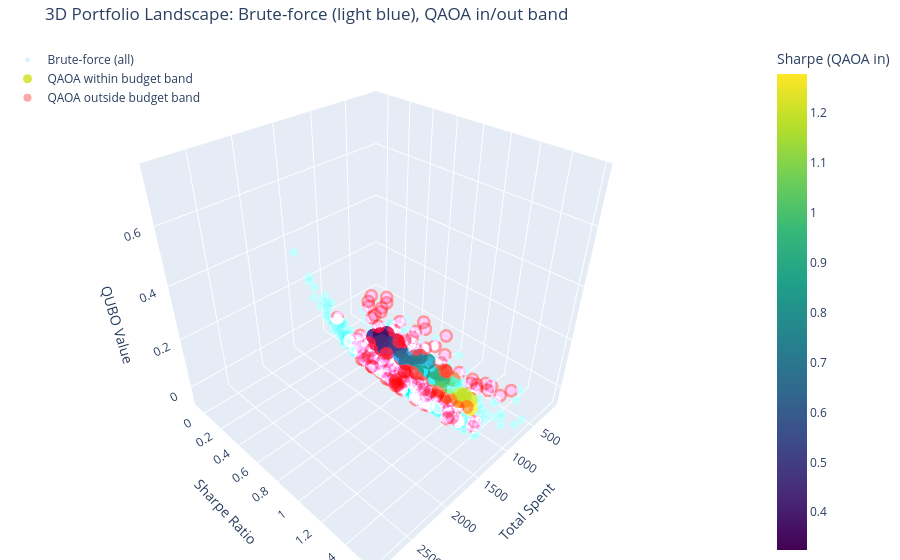

The notebook cell this image was saved under:
### Markdown cell above
#**3D Plot: Qubo value vs budget and sharpe score**

### Code cell
import plotly.graph_objs as go
import numpy as np

# --- Prepare QAOA results grouped by budget band ---
qaoa_in_vols, qaoa_in_rets, qaoa_in_sharpes, qaoa_in_bits = [], [], [], []
qaoa_out_vols, qaoa_out_rets, qaoa_out_sharpes, qaoa_out_bits = [], [], [], []

for bits, freq in counts.items():
    res = eval_portfolio(bits)
    if res is not None:
        port_return, port_vol, sharpe, cost = res
        if band_low <= cost <= band_high:
            qaoa_in_vols.append(port_vol)
            qaoa_in_rets.append(port_return)
            qaoa_in_sharpes.append(sharpe)
            qaoa_in_bits.append(bits)
        else:
            qaoa_out_vols.append(port_vol)
            qaoa_out_rets.append(port_return)
            qaoa_out_sharpes.append(sharpe)
            qaoa_out_bits.append(bits)

# --- Compute "spent" and QUBO values for QAOA ---
qaoa_in_spent = []
qaoa_in_qubo = []
for bits in qaoa_in_bits:
    x = np.array([int(b) for b in bits])
    qaoa_in_spent.append(np.sum(prices * x))
    qaoa_in_qubo.append(qubo_value(x, Q, c))

qaoa_out_spent = []
qaoa_out_qubo = []
for bits in qaoa_out_bits:
    x = np.array([int(b) for b in bits])
    qaoa_out_spent.append(np.sum(prices * x))
    qaoa_out_qubo.append(qubo_value(x, Q, c))

# --- Brute-force portfolios: precomputed (from earlier brute-force block) ---

from itertools import product
all_bf_spent = []
all_bf_sharpes = []
all_bf_qubo = []

for bits in product([0, 1], repeat=num_assets):
    x = np.array(bits)
    if np.sum(x) == 0: continue  # skip empty
    spent = np.sum(prices * x)
    sel_indices = np.where(x == 1)[0]
    w = prices[x == 1] / np.sum(prices[x == 1])
    cov_selected = covariance[np.ix_(sel_indices, sel_indices)]
    port_return = np.sum(w * returns[x == 1])
    port_vol = np.sqrt(w.T @ cov_selected @ w)
    sharpe = port_return / port_vol if port_vol > 0 else 0
    qval = qubo_value(x, Q, c)
    all_bf_spent.append(spent)
    all_bf_sharpes.append(sharpe)
    all_bf_qubo.append(qval)

# --- Prepare Plotly traces ---

# Brute-force: light blue (constant color)
trace_bf = go.Scatter3d(
    x=all_bf_spent,
    y=all_bf_sharpes,
    z=all_bf_qubo,
    mode='markers',
    marker=dict(
        size=5,
        color='rgba(0, 153, 255, 0.19)',  # light blue
        opacity=0.75,
    ),
    name='Brute-force (all)'
)

# QAOA within budget: colored by Sharpe
trace_qaoa_in = go.Scatter3d(
    x=qaoa_in_spent,
    y=qaoa_in_sharpes,
    z=qaoa_in_qubo,
    mode='markers',
    marker=dict(
        size=9,
        color=qaoa_in_sharpes,
        colorscale='Viridis',
        colorbar=dict(title='Sharpe (QAOA in)'),
        opacity=0.85,
    ),
    name='QAOA within budget band',
    text=[f"Spent: {s:.2f}<br>Sharpe: {sh:.2f}<br>QUBO: {q:.2f}"
          for s, sh, q in zip(qaoa_in_spent, qaoa_in_sharpes, qaoa_in_qubo)]
)

# QAOA out-of-budget: constant color (pink)
trace_qaoa_out = go.Scatter3d(
    x=qaoa_out_spent,
    y=qaoa_out_sharpes,
    z=qaoa_out_qubo,
    mode='markers',
    marker=dict(
        size=8,
        color='rgba(255, 0, 0, 0.5)',
        opacity=0.7,
    ),
    name='QAOA outside budget band',
    text=[f"Spent: {s:.2f}<br>Sharpe: {sh:.2f}<br>QUBO: {q:.2f}"
          for s, sh, q in zip(qaoa_out_spent, qaoa_out_sharpes, qaoa_out_qubo)]
)

layout = go.Layout(
    scene=dict(
        xaxis=dict(title='Total Spent'),
        yaxis=dict(title='Sharpe Ratio'),
        zaxis=dict(title='QUBO Value')
    ),
    title='3D Portfolio Landscape: Brute-force (light blue), QAOA in/out band',
    margin=dict(l=0, r=0, b=0, t=40),
    legend=dict(x=0.01, y=0.99)
)

fig = go.Figure(data=[trace_bf, trace_qaoa_in, trace_qaoa_out], layout=layout)
fig.show()

### Figure 1 — Plotly figure (JSON) as saved in the notebook; plotly's stock layout.template omitted (floating-point values rounded to 4 significant figures; data arrays with more than 128 entries replaced by an {"elided": "..."} marker saying what was removed)
{"data": [{"marker": {"color": "rgba(0, 153, 255, 0.19)", "opacity": 0.75, "size": 5}, "mode": "markers", "name": "Brute-force (all)", "type": "scatter3d", "x": {"elided": "1023 float values"}, "y": {"elided": "1023 float values"}, "z": {"elided": "1023 float values"}}, {"marker": {"color": [1.212, 1.191, 1.182, 0.9896, 0.9508, 0.578, 0.7311, 0.7133, 1.279, 1.032, 0.9873, 0.4007, 0.5504, 1.242, 0.8364, 0.5415, 0.6474, 1.114, 1.182, 0.905, 0.4676, 0.4793, 0.788, 0.9398, 0.3305, 0.3244, 0.5064, 0.4974, 1.038, 1.197, 0.9385, 0.6957, 0.3687, 0.7159, 0.4685, 0.5054, 0.8759, 0.4171, 0.4429], "colorbar": {"title": {"text": "Sharpe (QAOA in)"}}, "colorscale": [[0, "#440154"], [0.1111, "#482878"], [0.2222, "#3e4989"], [0.3333, "#31688e"], [0.4444, "#26828e"], [0.5556, "#1f9e89"], [0.6667, "#35b779"], [0.7778, "#6ece58"], [0.8889, "#b5de2b"], [1, "#fde725"]], "opacity": 0.85, "size": 9}, "mode": "markers", "name": "QAOA within budget band", "text": ["Spent: 732.54<br>Sharpe: 1.21<br>QUBO: -0.05", "Spent: 839.97<br>Sharpe: 1.19<br>QUBO: -0.04", "Spent: 890.27<br>Sharpe: 1.18<br>QUBO: -0.04", "Spent: 777.28<br>Sharpe: 0.99<br>QUBO: -0.03", "Spent: 884.71<br>Sharpe: 0.95<br>QUBO: -0.02", "Spent: 751.98<br>Sharpe: 0.58<br>QUBO: -0.03", "Spent: 802.28<br>Sharpe: 0.73<br>QUBO: -0.02", "Spent: 909.71<br>Sharpe: 0.71<br>QUBO: -0.01", "Spent: 882.88<br>Sharpe: 1.28<br>QUBO: -0.04", "Spent: 682.58<br>Sharpe: 1.03<br>QUBO: -0.03", "Spent: 790.01<br>Sharpe: 0.99<br>QUBO: -0.02", "Spent: 672.45<br>Sharpe: 0.40<br>QUBO: -0.03", "Spent: 937.62<br>Sharpe: 0.55<br>QUBO: -0.00", "Spent: 915.35<br>Sharpe: 1.24<br>QUBO: -0.01", "Spent: 955.53<br>Sharpe: 0.84<br>QUBO: -0.01", "Spent: 717.50<br>Sharpe: 0.54<br>QUBO: -0.03", "Spent: 875.23<br>Sharpe: 0.65<br>QUBO: -0.01", "Spent: 955.84<br>Sharpe: 1.11<br>QUBO: -0.03", "Spent: 877.97<br>Sharpe: 1.18<br>QUBO: -0.01", "Spent: 748.15<br>Sharpe: 0.91<br>QUBO: -0.02", "Spent: 895.75<br>Sharpe: 0.47<br>QUBO: -0.01", "Spent: 659.33<br>Sharpe: 0.48<br>QUBO: -0.02", "Spent: 654.50<br>Sharpe: 0.79<br>QUBO: -0.03", "Spent: 704.80<br>Sharpe: 0.94<br>QUBO: -0.03", "Spent: 694.67<br>Sharpe: 0.33<br>QUBO: -0.03", "Spent: 802.10<br>Sharpe: 0.32<br>QUBO: -0.02", "Spent: 852.40<br>Sharpe: 0.51<br>QUBO: -0.02", "Spent: 959.84<br>Sharpe: 0.50<br>QUBO: -0.00", "Spent: 933.01<br>Sharpe: 1.04<br>QUBO: -0.03", "Spent: 830.14<br>Sharpe: 1.20<br>QUBO: -0.02", "Spent: 641.28<br>Sharpe: 0.94<br>QUBO: -0.03", "Spent: 725.32<br>Sharpe: 0.70<br>QUBO: -0.02", "Spent: 643.89<br>Sharpe: 0.37<br>QUBO: -0.02", "Spent: 661.80<br>Sharpe: 0.72<br>QUBO: -0.03", "Spent: 686.80<br>Sharpe: 0.47<br>QUBO: -0.02", "Spent: 688.93<br>Sharpe: 0.51<br>QUBO: -0.02", "Spent: 928.10<br>Sharpe: 0.88<br>QUBO: -0.01", "Spent: 917.97<br>Sharpe: 0.42<br>QUBO: -0.01", "Spent: 867.19<br>Sharpe: 0.44<br>QUBO: -0.00"], "type": "scatter3d", "x": [732.5, 840.0, 890.3, 777.3, 884.7, 752.0, 802.3, 909.7, 882.9, 682.6, 790.0, 672.5, 937.6, 915.4, 955.5, 717.5, 875.2, 955.8, 878.0, 748.1, 895.8, 659.3, 654.5, 704.8, 694.7, 802.1, 852.4, 959.8, 933.0, 830.1, 641.3, 725.3, 643.9, 661.8, 686.8, 688.9, 928.1, 918.0, 867.2], "y": [1.212, 1.191, 1.182, 0.9896, 0.9508, 0.578, 0.7311, 0.7133, 1.279, 1.032, 0.9873, 0.4007, 0.5504, 1.242, 0.8364, 0.5415, 0.6474, 1.114, 1.182, 0.905, 0.4676, 0.4793, 0.788, 0.9398, 0.3305, 0.3244, 0.5064, 0.4974, 1.038, 1.197, 0.9385, 0.6957, 0.3687, 0.7159, 0.4685, 0.5054, 0.8759, 0.4171, 0.4429], "z": [-0.05433, -0.04329, -0.03743, -0.03129, -0.01893, -0.0267, -0.02375, -0.01071, -0.03982, -0.0301, -0.02055, -0.03176, -0.004695, -0.01128, -0.00896, -0.03041, -0.01491, -0.02834, -0.0142, -0.02484, -0.0108, -0.02255, -0.02913, -0.02806, -0.02983, -0.01999, -0.01565, -0.001011, -0.03, -0.02175, -0.03013, -0.02425, -0.02155, -0.02684, -0.02034, -0.02054, -0.005084, -0.007458, -0.002221]}, {"marker": {"color": "rgba(255, 0, 0, 0.5)", "opacity": 0.7, "size": 8}, "mode": "markers", "name": "QAOA outside budget band", "text": ["Spent: 107.43<br>Sharpe: 0.06<br>QUBO: -0.01", "Spent: 346.60<br>Sharpe: 1.38<br>QUBO: -0.04", "Spent: 454.03<br>Sharpe: 1.21<br>QUBO: -0.04", "Spent: 157.73<br>Sharpe: 0.71<br>QUBO: -0.02", "Spent: 601.63<br>Sharpe: 0.47<br>QUBO: -0.04", "Spent: 1105.96<br>Sharpe: 0.97<br>QUBO: 0.01", "Spent: 1079.13<br>Sharpe: 1.40<br>QUBO: -0.02", "Spent: 997.70<br>Sharpe: 1.17<br>QUBO: -0.02", "Spent: 1573.33<br>Sharpe: 1.22<br>QUBO: 0.10", "Spent: 1680.77<br>Sharpe: 1.20<br>QUBO: 0.13", "Spent: 440.81<br>Sharpe: 1.26<br>QUBO: -0.04", "Spent: 548.24<br>Sharpe: 1.18<br>QUBO: -0.03", "Spent: 1509.81<br>Sharpe: 1.22<br>QUBO: 0.08", "Spent: 150.34<br>Sharpe: 0.48<br>QUBO: -0.02", "Spent: 496.94<br>Sharpe: 1.35<br>QUBO: -0.04", "Spent: 604.37<br>Sharpe: 1.20<br>QUBO: -0.03", "Spent: 415.51<br>Sharpe: 0.83<br>QUBO: -0.03", "Spent: 1229.48<br>Sharpe: 1.45<br>QUBO: 0.01", "Spent: 1040.61<br>Sharpe: 1.24<br>QUBO: -0.02", "Spent: 1387.21<br>Sharpe: 1.40<br>QUBO: 0.05", "Spent: 1494.64<br>Sharpe: 1.37<br>QUBO: 0.08", "Spent: 540.85<br>Sharpe: 1.27<br>QUBO: -0.03", "Spent: 1431.12<br>Sharpe: 1.37<br>QUBO: 0.07", "Spent: 178.25<br>Sharpe: 0.10<br>QUBO: -0.02", "Spent: 285.69<br>Sharpe: 0.11<br>QUBO: -0.02", "Spent: 524.85<br>Sharpe: 1.01<br>QUBO: -0.04", "Spent: 632.28<br>Sharpe: 0.94<br>QUBO: -0.03", "Spent: 443.42<br>Sharpe: 0.52<br>QUBO: -0.03", "Spent: 1019.05<br>Sharpe: 0.83<br>QUBO: -0.00", "Spent: 1126.48<br>Sharpe: 0.81<br>QUBO: 0.02", "Spent: 1176.78<br>Sharpe: 0.87<br>QUBO: 0.03", "Spent: 1018.22<br>Sharpe: 1.06<br>QUBO: -0.02", "Spent: 1257.39<br>Sharpe: 1.26<br>QUBO: 0.02", "Spent: 1175.96<br>Sharpe: 1.06<br>QUBO: 0.01", "Spent: 1751.59<br>Sharpe: 1.13<br>QUBO: 0.16", "Spent: 1562.73<br>Sharpe: 0.98<br>QUBO: 0.11", "Spent: 1062.96<br>Sharpe: 0.81<br>QUBO: 0.01", "Spent: 2034.66<br>Sharpe: 1.25<br>QUBO: 0.27", "Spent: 328.60<br>Sharpe: 0.33<br>QUBO: -0.03", "Spent: 486.33<br>Sharpe: 0.68<br>QUBO: -0.03", "Spent: 593.76<br>Sharpe: 0.64<br>QUBO: -0.03", "Spent: 1061.14<br>Sharpe: 1.14<br>QUBO: -0.01", "Spent: 1326.30<br>Sharpe: 1.11<br>QUBO: 0.05", "Spent: 223.30<br>Sharpe: 0.54<br>QUBO: -0.02", "Spent: 330.73<br>Sharpe: 0.50<br>QUBO: -0.03", "Spent: 569.90<br>Sharpe: 1.14<br>QUBO: -0.04", "Spent: 1064.10<br>Sharpe: 0.91<br>QUBO: 0.00", "Spent: 1302.43<br>Sharpe: 1.28<br>QUBO: 0.03", "Spent: 1113.57<br>Sharpe: 1.10<br>QUBO: -0.00", "Spent: 1221.00<br>Sharpe: 1.09<br>QUBO: 0.02", "Spent: 1557.47<br>Sharpe: 0.99<br>QUBO: 0.10", "Spent: 506.37<br>Sharpe: 1.12<br>QUBO: -0.04", "Spent: 1010.70<br>Sharpe: 1.30<br>QUBO: -0.00", "Spent: 1585.51<br>Sharpe: 1.40<br>QUBO: 0.11", "Spent: 1396.64<br>Sharpe: 1.25<br>QUBO: 0.06", "Spent: 373.64<br>Sharpe: 0.71<br>QUBO: -0.03", "Spent: 1106.18<br>Sharpe: 1.17<br>QUBO: -0.00", "Spent: 508.99<br>Sharpe: 0.37<br>QUBO: -0.03", "Spent: 1242.35<br>Sharpe: 0.79<br>QUBO: 0.04", "Spent: 1400.08<br>Sharpe: 0.83<br>QUBO: 0.08", "Spent: 1134.09<br>Sharpe: 1.01<br>QUBO: 0.00", "Spent: 1588.12<br>Sharpe: 1.16<br>QUBO: 0.11", "Spent: 2240.05<br>Sharpe: 1.05<br>QUBO: 0.38", "Spent: 551.90<br>Sharpe: 0.50<br>QUBO: -0.03", "Spent: 200.47<br>Sharpe: -0.06<br>QUBO: -0.02", "Spent: 307.90<br>Sharpe: -0.03<br>QUBO: -0.02", "Spent: 547.06<br>Sharpe: 0.86<br>QUBO: -0.03", "Spent: 1199.00<br>Sharpe: 0.82<br>QUBO: 0.03", "Spent: 1090.74<br>Sharpe: 1.04<br>QUBO: -0.00", "Spent: 1198.17<br>Sharpe: 1.02<br>QUBO: 0.02", "Spent: 1773.80<br>Sharpe: 1.09<br>QUBO: 0.17", "Spent: 1881.24<br>Sharpe: 1.08<br>QUBO: 0.21", "Spent: 1324.34<br>Sharpe: 1.02<br>QUBO: 0.06", "Spent: 1135.48<br>Sharpe: 0.82<br>QUBO: 0.02", "Spent: 1710.28<br>Sharpe: 1.09<br>QUBO: 0.15", "Spent: 2056.88<br>Sharpe: 1.21<br>QUBO: 0.28", "Spent: 1868.02<br>Sharpe: 1.08<br>QUBO: 0.21", "Spent: 350.81<br>Sharpe: 0.13<br>QUBO: -0.03", "Spent: 458.25<br>Sharpe: 0.13<br>QUBO: -0.03", "Spent: 1002.75<br>Sharpe: 0.57<br>QUBO: 0.00", "Spent: 1083.35<br>Sharpe: 1.09<br>QUBO: -0.01", "Spent: 1577.55<br>Sharpe: 0.98<br>QUBO: 0.11", "Spent: 633.89<br>Sharpe: 0.96<br>QUBO: -0.03", "Spent: 1128.09<br>Sharpe: 0.82<br>QUBO: 0.02", "Spent: 378.72<br>Sharpe: 0.01<br>QUBO: -0.03", "Spent: 980.36<br>Sharpe: 0.29<br>QUBO: 0.00", "Spent: 1219.52<br>Sharpe: 0.67<br>QUBO: 0.04", "Spent: 1326.95<br>Sharpe: 0.65<br>QUBO: 0.06", "Spent: 1377.25<br>Sharpe: 0.73<br>QUBO: 0.08", "Spent: 1111.26<br>Sharpe: 0.94<br>QUBO: 0.00", "Spent: 1218.69<br>Sharpe: 0.92<br>QUBO: 0.02", "Spent: 1376.43<br>Sharpe: 0.94<br>QUBO: 0.06", "Spent: 1605.46<br>Sharpe: 0.87<br>QUBO: 0.12", "Spent: 2059.49<br>Sharpe: 1.00<br>QUBO: 0.29", "Spent: 1763.19<br>Sharpe: 0.88<br>QUBO: 0.18", "Spent: 1156.00<br>Sharpe: 0.67<br>QUBO: 0.03", "Spent: 1660.33<br>Sharpe: 0.93<br>QUBO: 0.16", "Spent: 529.07<br>Sharpe: 0.14<br>QUBO: -0.03", "Spent: 1130.70<br>Sharpe: 0.35<br>QUBO: 0.03", "Spent: 1288.43<br>Sharpe: 0.50<br>QUBO: 0.06", "Spent: 1635.03<br>Sharpe: 0.76<br>QUBO: 0.15", "Spent: 581.50<br>Sharpe: 0.52<br>QUBO: -0.03", "Spent: 1025.40<br>Sharpe: 0.41<br>QUBO: 0.01", "Spent: 1183.14<br>Sharpe: 0.53<br>QUBO: 0.04", "Spent: 1421.47<br>Sharpe: 0.97<br>QUBO: 0.07", "Spent: 1768.07<br>Sharpe: 1.11<br>QUBO: 0.18", "Spent: 1997.10<br>Sharpe: 1.04<br>QUBO: 0.26", "Spent: 1808.24<br>Sharpe: 0.91<br>QUBO: 0.20", "Spent: 1201.05<br>Sharpe: 0.74<br>QUBO: 0.04", "Spent: 1547.64<br>Sharpe: 0.95<br>QUBO: 0.12", "Spent: 2545.34<br>Sharpe: 1.13<br>QUBO: 0.55", "Spent: 2094.05<br>Sharpe: 1.27<br>QUBO: 0.31", "Spent: 602.02<br>Sharpe: 0.25<br>QUBO: -0.02", "Spent: 1442.82<br>Sharpe: 0.66<br>QUBO: 0.09", "Spent: 1550.25<br>Sharpe: 0.65<br>QUBO: 0.13", "Spent: 1334.56<br>Sharpe: 0.89<br>QUBO: 0.05", "Spent: 1828.76<br>Sharpe: 0.84<br>QUBO: 0.20", "Spent: 1379.30<br>Sharpe: 0.66<br>QUBO: 0.08", "Spent: 1354.00<br>Sharpe: 0.42<br>QUBO: 0.08", "Spent: 1593.16<br>Sharpe: 0.71<br>QUBO: 0.14"], "type": "scatter3d", "x": [107.4, 346.6, 454.0, 157.7, 601.6, 1106.0, 1079.0, 997.7, 1573.0, 1681.0, 440.8, 548.2, 1510.0, 150.3, 496.9, 604.4, 415.5, 1229.0, 1041.0, 1387.0, 1495.0, 540.9, 1431.0, 178.3, 285.7, 524.8, 632.3, 443.4, 1019.0, 1126.0, 1177.0, 1018.0, 1257.0, 1176.0, 1752.0, 1563.0, 1063.0, 2035.0, 328.6, 486.3, 593.8, 1061.0, 1326.0, 223.3, 330.7, 569.9, 1064.0, 1302.0, 1114.0, 1221.0, 1557.0, 506.4, 1011.0, 1586.0, 1397.0, 373.6, 1106.0, 509.0, 1242.0, 1400.0, 1134.0, 1588.0, 2240.0, 551.9, 200.5, 307.9, 547.1, 1199.0, 1091.0, 1198.0, 1774.0, 1881.0, 1324.0, 1135.0, 1710.0, 2057.0, 1868.0, 350.8, 458.2, 1003.0, 1083.0, 1578.0, 633.9, 1128.0, 378.7, 980.4, 1220.0, 1327.0, 1377.0, 1111.0, 1219.0, 1376.0, 1605.0, 2059.0, 1763.0, 1156.0, 1660.0, 529.1, 1131.0, 1288.0, 1635.0, 581.5, 1025.0, 1183.0, 1421.0, 1768.0, 1997.0, 1808.0, 1201.0, 1548.0, 2545.0, 2094.0, 602.0, 1443.0, 1550.0, 1335.0, 1829.0, 1379.0, 1354.0, 1593.0], "y": [0.0562, 1.38, 1.213, 0.7084, 0.4745, 0.9688, 1.401, 1.165, 1.22, 1.204, 1.257, 1.178, 1.222, 0.4805, 1.353, 1.204, 0.8269, 1.449, 1.243, 1.398, 1.372, 1.266, 1.374, 0.09757, 0.106, 1.013, 0.9384, 0.5223, 0.8326, 0.8099, 0.8716, 1.065, 1.264, 1.06, 1.125, 0.9752, 0.8121, 1.246, 0.3273, 0.6759, 0.6414, 1.14, 1.111, 0.5367, 0.4961, 1.14, 0.905, 1.282, 1.101, 1.088, 0.9894, 1.123, 1.303, 1.401, 1.247, 0.7111, 1.169, 0.3715, 0.7908, 0.83, 1.01, 1.156, 1.051, 0.5043, -0.06392, -0.03409, 0.8581, 0.8178, 1.039, 1.023, 1.091, 1.077, 1.019, 0.8165, 1.094, 1.212, 1.085, 0.1345, 0.1287, 0.5729, 1.091, 0.9787, 0.9558, 0.8248, 0.01383, 0.2906, 0.6651, 0.6489, 0.734, 0.9386, 0.9242, 0.9408, 0.867, 1.003, 0.8845, 0.6718, 0.935, 0.141, 0.3545, 0.5019, 0.7644, 0.5211, 0.4103, 0.5299, 0.9714, 1.112, 1.036, 0.9113, 0.739, 0.9549, 1.125, 1.269, 0.2518, 0.6623, 0.6501, 0.8949, 0.8384, 0.6644, 0.4214, 0.7058], "z": [-0.01116, -0.03568, -0.03631, -0.0185, -0.03595, 0.01267, -0.0173, -0.02159, 0.09754, 0.134, -0.03704, -0.03474, 0.08015, -0.01584, -0.03688, -0.03298, -0.02974, 0.01185, -0.01651, 0.05081, 0.08172, -0.03349, 0.0657, -0.01758, -0.02336, -0.03567, -0.03093, -0.02864, -0.00132, 0.01829, 0.02752, -0.01701, 0.02118, 0.0131, 0.1615, 0.1069, 0.008776, 0.2722, -0.02602, -0.02969, -0.02614, -0.01154, 0.04595, -0.02303, -0.02742, -0.03657, 0.004596, 0.03083, -0.0007165, 0.0219, 0.1029, -0.03626, -0.00074, 0.1056, 0.05892, -0.02961, -0.00458, -0.02789, 0.04179, 0.08136, 0.00428, 0.1147, 0.382, -0.02807, -0.01883, -0.02386, -0.03463, 0.03275, -0.003694, 0.01828, 0.1704, 0.213, 0.05572, 0.02207, 0.1495, 0.283, 0.2121, -0.02626, -0.02675, 0.003878, -0.00709, 0.1084, -0.02962, 0.01987, -0.02603, 0.003646, 0.03875, 0.06449, 0.077, 0.00127, 0.02382, 0.06335, 0.1217, 0.2926, 0.1797, 0.02756, 0.1573, -0.02608, 0.02869, 0.0625, 0.1536, -0.02709, 0.009148, 0.03886, 0.0749, 0.1801, 0.2639, 0.1966, 0.03557, 0.1186, 0.5467, 0.3101, -0.0242, 0.09499, 0.1275, 0.05212, 0.2048, 0.08, 0.07881, 0.1394]}], "layout": {"legend": {"x": 0.01, "y": 0.99}, "margin": {"b": 0, "l": 0, "r": 0, "t": 40}, "scene": {"xaxis": {"title": {"text": "Total Spent"}}, "yaxis": {"title": {"text": "Sharpe Ratio"}}, "zaxis": {"title": {"text": "QUBO Value"}}}, "title": {"text": "3D Portfolio Landscape: Brute-force (light blue), QAOA in/out band"}}}
